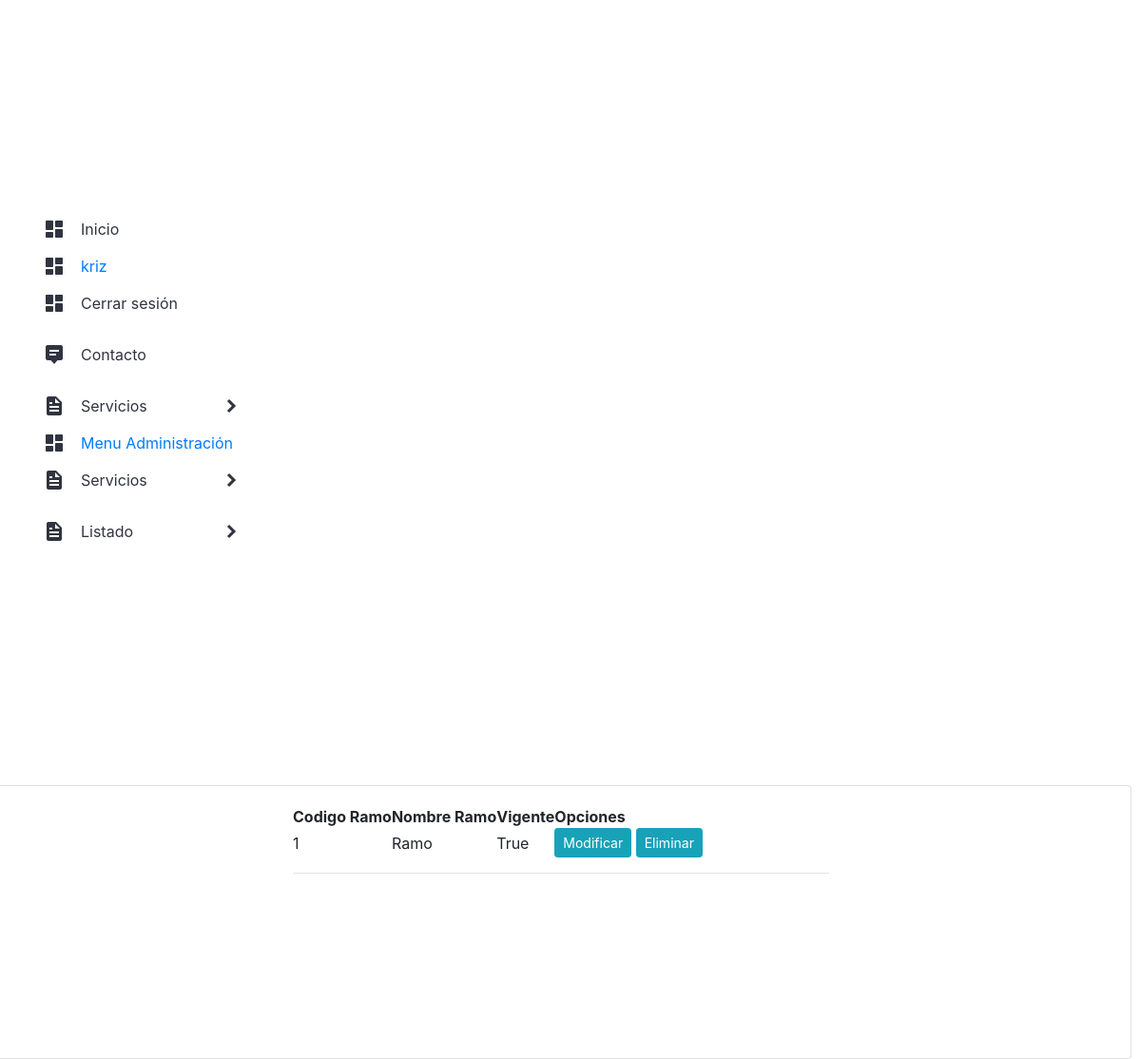
The page /listar_ramos/ (signed in) on the database its author committed.
### app/models.py (models this page shows, shortened)
class Ramo (models.Model):
    codigo_ramo = models.CharField(max_length=255)
    nombre_ramo = models.CharField(max_length=255)
    vigente = models.BooleanField()

### app/views.py (the view)
# urls.py: path('listar_ramos/', listar_ramos, name="listar_ramos"),
@login_required
@login_required
def listar_ramos(request):
    Ramos = Ramo.objects.all()
    data = {
        'Ramos': Ramos
    }
    return render(request, 'app/productos/listar_ramos.html', data)

### app/templates/app/productos/listar_ramos.html (shortened to what this page needs)
{% extends 'app/base.html' %}
{% block contenido %}
{% load humanize %}
<div class="card">
    <div class="card-body">
        <div class="row">
            <div class="col-12 col-md-6 offset-md-3">
                <table>
                    <tr>
                        <th>Codigo Ramo</th>
                        <th>Nombre Ramo</th>
                        <th>Vigente</th>
                        <th>Opciones</th>
                    </tr>
                    {% for a in Ramos %}
                    <tr>
                        <td>{{ a.codigo_ramo | title }}</td>
                        <td>{{ a.nombre_ramo | title }}</td>
                        <td>{{ a.vigente | title  }}</td>
                        <td>
                            <a href="{% url 'modificar_ramos' a.id %}" class="btn btn-info btn-sm">Modificar</a>
                            <a href="#" onclick="eliminarRamos({{ a.id }})" class="btn btn-info btn-sm">Eliminar</a>
                        </td>
                    </tr>
                    {%endfor%}
                </table>
                <hr>
            </div>
        </div>
    </div>
</div>
{% endblock %}

### app/templates/app/base.html (shortened to what this page needs)
<!DOCTYPE html>
<html lang="es">
<head>
    {% load static %}
    <link rel="stylesheet" href="{% static 'app/css/styles.css' %}">
    <link rel="stylesheet" href="https://cdn.jsdelivr.net/npm/bootstrap@4.5.3/dist/css/bootstrap.min.css">
</head>
<body>
    <nav class="nav">
        <ul class="list">
            <li class="list__item">
                <div class="list__button">
                    <img src="{% static 'app/assets/dashboard.svg' %}" class="list__img">
                    <a href="{% url 'Index' %}" class="nav__link">Inicio</a>
                </div>
            </li>
            <li class="list__item">
                <div class="list__button">
                    <img src="{% static 'app/assets/dashboard.svg' %}" class="list__img">
                    <a href="#" class="nav_link">{{ user.username }}</a>
                </div>
            </li>
            <li class="list__item">
                <div class="list__button">
                    <img src="{% static 'app/assets/dashboard.svg' %}" class="list__img">
                    <a href="{% url 'logout' %}" class="nav__link">Cerrar sesión</a>
                </div>
            </li>
            <li class="list__item">
                <div class="list__button">
                    <img src="{% static 'app/assets/message.svg' %}" class="list__img">
                    <a href="{% url 'Contacto' %}" class="nav__link">Contacto</a>
                </div>
            </li>
            {% if user.is_authenticated %}
            <li class="list__item list__item--click">
                <div class="list__button list__button--click">
                    <img src="{% static 'app/assets/docs.svg' %}" class="list__img">
                    <a href="#" class="nav__link">Servicios</a>
                    <img src="{% static 'app/assets/arrow.svg' %}" class="list__arrow">
                </div>
                </li>
            {% if user.is_staff %}
            <li class="list__item">
                <div class="list__button">
                    <img src="{% static 'app/assets/dashboard.svg' %}" class="list__img">
                    <a href="{% url 'menuadmin' %}" class="nav_link">Menu Administración</a>
                </div>
            </li>
            <li class="list__item list__item--click">
                <div class="list__button list__button--click">
                    <img src="{% static 'app/assets/docs.svg' %}" class="list__img">
                    <a href="#" class="nav__link">Servicios</a>
                    <img src="{% static 'app/assets/arrow.svg' %}" class="list__arrow">
                </div>
                </li>
                <li class="list__item list__item--click">
                    <div class="list__button list__button--click">
                        <img src="{% static 'app/assets/docs.svg' %}" class="list__img">
                        <a href="#" class="nav__link">Listado</a>
                        <img src="{% static 'app/assets/arrow.svg' %}" class="list__arrow">
                    </div>
                </li>
            {% endif %}
            {% endif%}
        </ul>
    </nav>
    {% block contenido %}
    {% endblock %}
</body>
</html>

### app/static/app/css/styles.css (style rules this page uses)
* { margin: 0; padding: 0; box-sizing: border-box; }
body { background: #EAEBEF; font-family: 'Poppins', sans-serif; background-image: url(https://espaciocubierto.com/wp-content/uploads/2020/02/Fachada-UCM-7.jpeg); background-repeat: no-repeat; background-attachment: fixed; background-size: cover; height: 20em; }
.nav { width: 300px; }
.nav__link { color: #303440; display: block; padding: 15px 0; text-decoration: none; }
.list { width: 100%; height: 100vh; display: flex; justify-content: center; flex-direction: column; border-radius: 0 16px 16px 0; background: #fff; }
.list__item { list-style: none; width: 100%; text-align: center; overflow: hidden; }
.list__item--click { cursor: pointer; }
.list__button { display: flex; align-items: center; gap: 1em; width: 70%; margin: 0 auto; }
.list__arrow { margin-left: auto; transition: transform .3s; }
.card { display: block; padding: auto; margin: 10px 0 0 -10px; width: 100%; height: 90%; }

### rows shown on the page
Ramo: codigo_ramo "1", nombre_ramo "Ramo", vigente "True"

### other values the page prints
{{ user.username }} "kriz"
